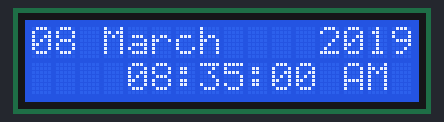
Bench run of a sketch on a simulated Arduino Uno, built with avr-gcc and run on an emulated ATmega328P. Parts: 16×2 character LCD. The local clock reads 2024-03-15 10:24:30 at power-on unless the sketch sets it.

Above: at 0.2 s.
At 4.3 s:
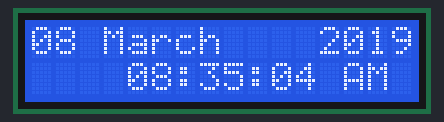
At 9.5 s:
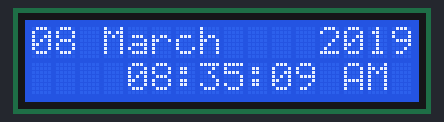
At 18.9 s:
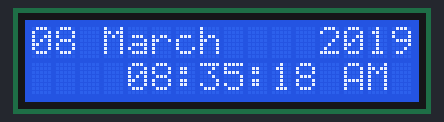
At 28.3 s:
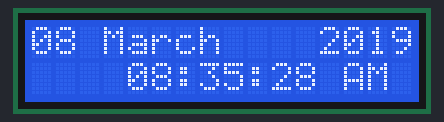
At 38.7 s:
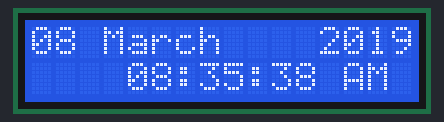

The sketch:

Main.ino
```cpp
/*
 Se debe añadir a mano la libreria en la carpeta de documentos/arduino/libraries , pegando la carpeta ds1302, o descomprimiendo el zip y pegando su contenido ahi.
 Pagina web:
 http://roboticadiy.com/how-to-make-12-hour-format-clock-ds1302-with-arduino/


 Si se quiere cambiar la fecha, es dentro del setup las tres líneas de rtc.setDOW, setTime y setDate. Cuidado que usa valores octales, se utiliza un 0 a la izquierda
 */

#include <Wire.h>
#include <LiquidCrystal_I2C.h>

// Set the LCD address to 0x3F for a 16 chars and 2 line display // note: it may be different for your LCD please find it.
LiquidCrystal_I2C lcd(0x27, 16, 2);
#include <DS1302.h>

// Init the DS1302
DS1302 rtc(2, 3, 4);

// Init a Time-data structure
Time t;

void setup()
{

    // Set the clock to run-mode, and disable the write protection
    rtc.halt(false);
    rtc.writeProtect(false);

    // The following lines can be commented out to use the values already stored in the DS1302
    rtc.setDOW(FRIDAY);        // Set Day-of-Week to TUESDAY
    rtc.setTime(8, 35, 00);    // Set the time to 24hr format it will automatically take time according to AM/PM
    rtc.setDate(010, 3, 2019); // Set the date to Febrauray 6th, 2018
    // initialize the LCD
    lcd.init();
    lcd.backlight();
}

void loop()
{
    // Get data from the DS1302
    t = rtc.getTime();

    lcd.setCursor(0, 0);
    if (t.date <= 9)
    {
        lcd.setCursor(0, 0);
        lcd.print("0");
        lcd.setCursor(1, 0);
        lcd.print(t.date, DEC);
    }
    else
    {
        lcd.print(t.date, DEC);
    }

    lcd.setCursor(3, 0);
    lcd.print(rtc.getMonthStr());
    lcd.setCursor(12, 0);
    lcd.print(t.year, DEC);
    lcd.setCursor(4, 1);

    {
        if (t.hour >= 12)
        {
            lcd.setCursor(13, 1);
            lcd.print("PM");
            lcd.setCursor(4, 1);
            t.hour = t.hour - 12;
            if (t.hour == 0)
            {
                t.hour = 12; // Day 12 PM
            }
            if (t.hour <= 9)
            {
                lcd.setCursor(4, 1);
                lcd.print("0");
                lcd.setCursor(5, 1);
                lcd.print(t.hour, DEC);
            }
            else
            {
                lcd.print(t.hour, DEC);
            }
        }
        else
        {
            if (t.hour == 0)
            {
                t.hour = 12; // Night 12 AM
            }
            lcd.setCursor(13, 1);
            lcd.print("AM");
            lcd.setCursor(4, 1);
            if (t.hour <= 9)
            {
                lcd.setCursor(4, 1);
                lcd.print("0");
                lcd.setCursor(5, 1);
                lcd.print(t.hour, DEC);
            }
            else
            {
                lcd.print(t.hour, DEC);
            }
        }
    }

    lcd.setCursor(6, 1);
    lcd.print(":");
    lcd.setCursor(7, 1);

    if (t.min <= 9)
    {
        lcd.setCursor(7, 1);
        lcd.print("0");
        lcd.setCursor(8, 1);
        lcd.print(t.min, DEC);
    }
    else
    {
        lcd.print(t.min, DEC);
    }

    lcd.setCursor(9, 1);
    lcd.print(":");
    lcd.setCursor(10, 1);
    if (t.sec <= 9)
    {
        lcd.setCursor(10, 1);
        lcd.print("0");
        lcd.setCursor(11, 1);
        lcd.print(t.sec, DEC);
    }
    else
    {
        lcd.print(t.sec, DEC);
    }

    delay(1000);
    lcd.clear();
}
```

Measured:
- what the display in image 1 shows lasts 1.0 s, from 4.3 s to 5.3 s
